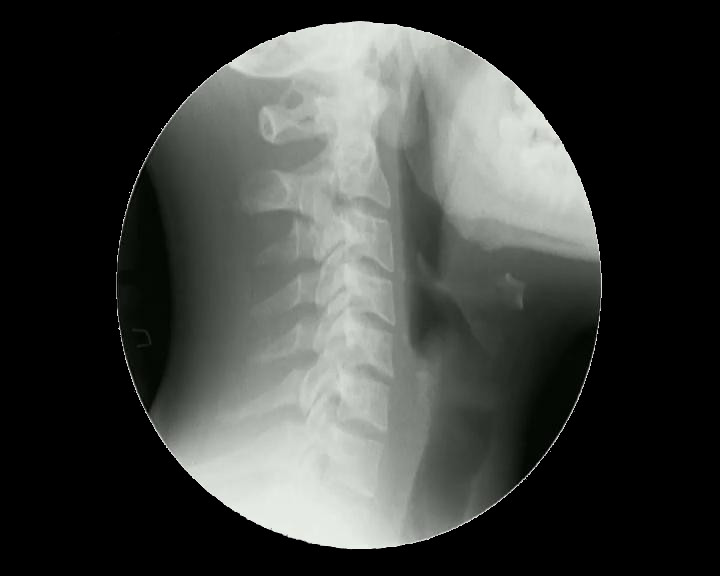
#> input picture PHD/Algorithm_Block_Out/pythonStuffPHD/ASMWeightedMatrixTest/test/WORKING_TEST_RECTANGLE/DESKTOP_LAST_WORKINGTESTS_TEST_STATISTICAL_SHAPE_MODEL_FIT/TEST_STATISTICAL_SHAPE_MODEL_FIT/everything/testOnActualFluoroscopicImageData/working_fluoroSpine/images/grey_image_1.jpg, 720 x 576 px, found by its file name
$ python hist.py   (Python 2 division)   (older library calls are emulated)
#> lines starting #> are read from the running program, lines starting #| are printed output that depends on the picture; after the words box and inside, x2 and y2 are one past the last pixel; in counts of white or black regions, pixels touching at a corner belong together
import cv2
import numpy as np

hbins = 180
sbins = 255
hrange = [0,180]
srange = [0,256]
ranges = hrange+srange

#TARGET IMAGE ROI
targetImage = cv2.imread('images/grey_image_1.jpg')#iso_colour_bars.png')
#> targetImage is the input picture: shape (576, 720, 3); mean B, G, R 60.6, 63.5, 61.1
rows,cols = targetImage.shape[:2]
#> rows = 576; cols = 720
targetImage_hsv = cv2.cvtColor(targetImage,cv2.COLOR_BGR2HSV)
#> targetImage_hsv: shape (576, 720, 3); mean H, S, V 26.7, 11.9, 63.5

#targetImage_hsv_Roi = targetImage_hsv[0:10,180:190].copy()
targetImage_hsv_Roi = targetImage_hsv[170:180,430:440].copy()

targetImage_hsv_Roi_hist = cv2.calcHist(targetImage_hsv_Roi,[0,1],None,[180,256],ranges)
cv2.normalize(targetImage_hsv_Roi_hist,targetImage_hsv_Roi_hist,0,255,cv2.NORM_MINMAX)
#> targetImage_hsv_Roi_hist: shape (180, 256) float32; min 0, max 255, mean 0


#TEST IMAGE ROI 1
testImage = cv2.imread('images/grey_image_1.jpg')#iso_colour_bars.png')
rows,cols = testImage.shape[:2]
testImage_hsv = cv2.cvtColor(testImage,cv2.COLOR_BGR2HSV)

#testImage_hsv_Roi_1 = testImage_hsv[10:20,180:190].copy()
testImage_hsv_Roi_1 = testImage_hsv[170:180,600:610].copy()

testImage_hsv_Roi_1_hist = cv2.calcHist(testImage_hsv_Roi_1,[0,1],None,[180,256],ranges)
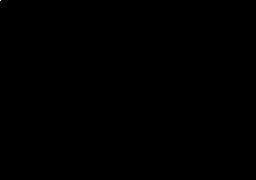
#> testImage_hsv_Roi_1_hist: shape (180, 256) float32; values 0 (black) and 30 (white), 0% white in thin lines or dots, all inside (x1, y1, x2, y2) = (0, 0, 1, 1)
cv2.normalize(testImage_hsv_Roi_1_hist, testImage_hsv_Roi_1_hist,0,255,cv2.NORM_MINMAX)


#TEST IMAGE ROI 2
testImage = cv2.imread('images/grey_image_1.jpg')#iso_colour_bars.png')
rows,cols = testImage.shape[:2]
testImage_hsv = cv2.cvtColor(testImage,cv2.COLOR_BGR2HSV)

#testImage_hsv_Roi_2 = testImage_hsv[0:10,250:260].copy()
testImage_hsv_Roi_2 = testImage_hsv[170:180,110:120].copy()

testImage_hsv_Roi_2_hist = cv2.calcHist(testImage_hsv_Roi_2,[0,1],None,[180,256],ranges)
cv2.normalize(testImage_hsv_Roi_2_hist, testImage_hsv_Roi_2_hist,0,255,cv2.NORM_MINMAX)


#HISTOGRAM COMPARISON
for i in xrange(1):

	a_testImage_hsv_Roi_1_hist_DIFF = cv2.compareHist(targetImage_hsv_Roi_hist,testImage_hsv_Roi_1_hist,cv2.cv.CV_COMP_CORREL)
	b_testImage_hsv_Roi_2_hist_DIFF = cv2.compareHist(targetImage_hsv_Roi_hist,testImage_hsv_Roi_2_hist,cv2.cv.CV_COMP_CORREL)
	print "Method: {0} -- a: {1} , b: {2}".format(i, a_testImage_hsv_Roi_1_hist_DIFF, b_testImage_hsv_Roi_2_hist_DIFF)
#> this loop made 1 pass
#> b_testImage_hsv_Roi_2_hist_DIFF on pass 1: -5.43e-05
#| Method: 0 -- a: -5.425774063296137e-05 , b: -5.425774063296137e-05

#if method 0 has been used in compareHist then->: the highest the value, the more accurate the similarity
if a_testImage_hsv_Roi_1_hist_DIFF > b_testImage_hsv_Roi_2_hist_DIFF:
	print "Roi_1 is more similar to target image roi of interest"
else:
	print "Roi_2 is more similar to target image roi of interest"
